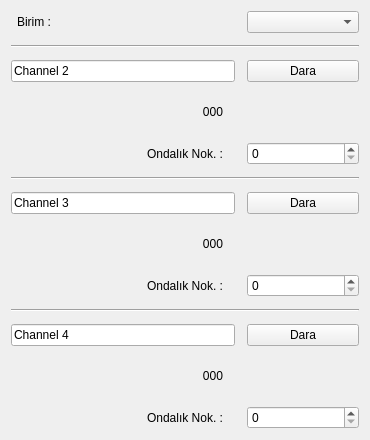
                 <widget class="QWidget" name="page_channels">
                  <property name="geometry">
                   <rect>
                    <x>0</x>
                    <y>0</y>
                    <width>370</width>
                    <height>440</height>
                   </rect>
                  </property>
                  <attribute name="label">
                   <string>Kanallar</string>
                  </attribute>
                  <layout class="QGridLayout" name="gridLayout_10" columnstretch="2,1">
                   <property name="spacing">
                    <number>12</number>
                   </property>
                   <item row="12" column="0">
                    <widget class="QLabel" name="label_59">
                     <property name="text">
                      <string>Ondalık Nok. :</string>
                     </property>
                     <property name="alignment">
                      <set>Qt::AlignRight|Qt::AlignTrailing|Qt::AlignVCenter</set>
                     </property>
                     <property name="indent">
                      <number>12</number>
                     </property>
                    </widget>
                   </item>
                   <item row="4" column="1">
                    <widget class="QSpinBox" name="spinBox_dp_ch2">
                     <property name="maximum">
                      <number>4</number>
                     </property>
                    </widget>
                   </item>
                   <item row="4" column="0">
                    <widget class="QLabel" name="label_57">
                     <property name="text">
                      <string>Ondalık Nok. :</string>
                     </property>
                     <property name="alignment">
                      <set>Qt::AlignRight|Qt::AlignTrailing|Qt::AlignVCenter</set>
                     </property>
                     <property name="indent">
                      <number>12</number>
                     </property>
                    </widget>
                   </item>
                   <item row="8" column="1">
                    <widget class="QSpinBox" name="spinBox_dp_ch3">
                     <property name="maximum">
                      <number>4</number>
                     </property>
                    </widget>
                   </item>
                   <item row="5" column="0" colspan="2">
                    <widget class="Line" name="line_2">
                     <property name="orientation">
                      <enum>Qt::Horizontal</enum>
                     </property>
                    </widget>
                   </item>
                   <item row="11" column="0">
                    <widget class="QLabel" name="label_adc_cal_channel_4">
                     <property name="text">
                      <string>000</string>
                     </property>
                     <property name="alignment">
                      <set>Qt::AlignRight|Qt::AlignTrailing|Qt::AlignVCenter</set>
                     </property>
                     <property name="indent">
                      <number>12</number>
                     </property>
                    </widget>
                   </item>
                   <item row="9" column="0" colspan="2">
                    <widget class="Line" name="line_3">
                     <property name="orientation">
                      <enum>Qt::Horizontal</enum>
                     </property>
                    </widget>
                   </item>
                   <item row="2" column="1">
                    <widget class="QPushButton" name="pushButton_tare_ch2">
                     <property name="cursor">
                      <cursorShape>PointingHandCursor</cursorShape>
                     </property>
                     <property name="text">
                      <string>Dara</string>
                     </property>
                    </widget>
                   </item>
                   <item row="10" column="0">
                    <widget class="QLineEdit" name="lineEdit_ch4">
                     <property name="text">
                      <string>Channel 4</string>
                     </property>
                    </widget>
                   </item>
                   <item row="7" column="1">
                    <widget class="QLabel" name="label_ch3_unit">
                     <property name="text">
                      <string/>
                     </property>
                     <property name="indent">
                      <number>5</number>
                     </property>
                    </widget>
                   </item>
                   <item row="11" column="1">
                    <widget class="QLabel" name="label_ch4_unit">
                     <property name="text">
                      <string/>
                     </property>
                     <property name="indent">
                      <number>5</number>
                     </property>
                    </widget>
                   </item>
                   <item row="3" column="1">
                    <widget class="QLabel" name="label_ch2_unit">
                     <property name="text">
                      <string/>
                     </property>
                     <property name="indent">
                      <number>5</number>
                     </property>
                    </widget>
                   </item>
                   <item row="6" column="0">
                    <widget class="QLineEdit" name="lineEdit_ch3">
                     <property name="text">
                      <string>Channel 3</string>
                     </property>
                    </widget>
                   </item>
                   <item row="7" column="0">
                    <widget class="QLabel" name="label_adc_cal_channel_3">
                     <property name="text">
                      <string>000</string>
                     </property>
                     <property name="alignment">
                      <set>Qt::AlignRight|Qt::AlignTrailing|Qt::AlignVCenter</set>
                     </property>
                     <property name="indent">
                      <number>12</number>
                     </property>
                    </widget>
                   </item>
                   <item row="10" column="1">
                    <widget class="QPushButton" name="pushButton_tare_ch4">
                     <property name="cursor">
                      <cursorShape>PointingHandCursor</cursorShape>
                     </property>
                     <property name="text">
                      <string>Dara</string>
                     </property>
                    </widget>
                   </item>
                   <item row="3" column="0">
                    <widget class="QLabel" name="label_adc_cal_channel_2">
                     <property name="text">
                      <string>000</string>
                     </property>
                     <property name="alignment">
                      <set>Qt::AlignRight|Qt::AlignTrailing|Qt::AlignVCenter</set>
                     </property>
                     <property name="indent">
                      <number>12</number>
                     </property>
                    </widget>
                   </item>
                   <item row="8" column="0">
                    <widget class="QLabel" name="label_58">
                     <property name="text">
                      <string>Ondalık Nok. :</string>
                     </property>
                     <property name="alignment">
                      <set>Qt::AlignRight|Qt::AlignTrailing|Qt::AlignVCenter</set>
                     </property>
                     <property name="indent">
                      <number>12</number>
                     </property>
                    </widget>
                   </item>
                   <item row="2" column="0">
                    <widget class="QLineEdit" name="lineEdit_ch2">
                     <property name="text">
                      <string>Channel 2</string>
                     </property>
                    </widget>
                   </item>
                   <item row="1" column="0" colspan="2">
                    <widget class="Line" name="line_4">
                     <property name="orientation">
                      <enum>Qt::Horizontal</enum>
                     </property>
                    </widget>
                   </item>
                   <item row="6" column="1">
                    <widget class="QPushButton" name="pushButton_tare_ch3">
                     <property name="cursor">
                      <cursorShape>PointingHandCursor</cursorShape>
                     </property>
                     <property name="text">
                      <string>Dara</string>
                     </property>
                    </widget>
                   </item>
                   <item row="12" column="1">
                    <widget class="QSpinBox" name="spinBox_dp_ch4">
                     <property name="maximum">
                      <number>4</number>
                     </property>
                    </widget>
                   </item>
                   <item row="0" column="1">
                    <widget class="QComboBox" name="comboBox_unit_ch">
                     <property name="cursor">
                      <cursorShape>PointingHandCursor</cursorShape>
                     </property>
                    </widget>
                   </item>
                   <item row="0" column="0">
                    <widget class="QLabel" name="label_76">
                     <property name="text">
                      <string>Birim :</string>
                     </property>
                     <property name="indent">
                      <number>6</number>
                     </property>
                    </widget>
                   </item>
                  </layout>
                 </widget>
